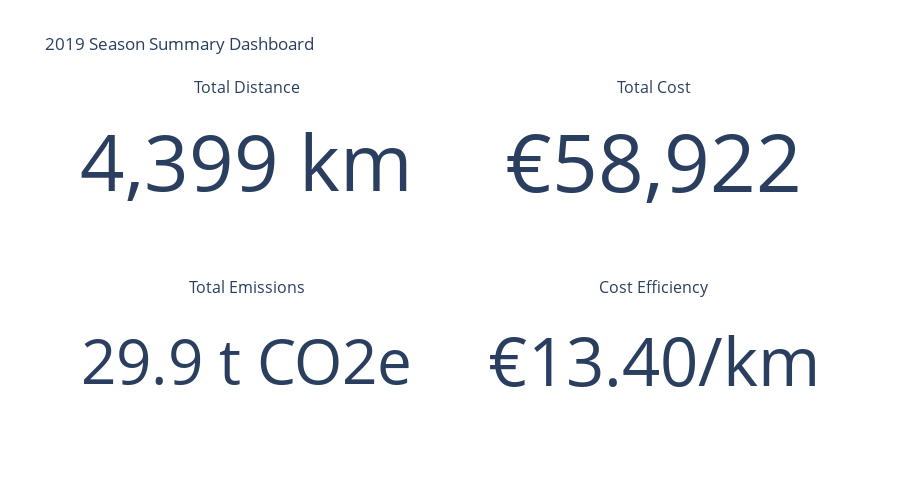

Write notebook code for a chart like this one.
### Markdown cell above
## 7. Season Summary Dashboard

### Code cell
# Calculate summary metrics
total_distance = sum(leg.distance_km for leg in legs)
total_emissions = sum(emissions_data)

# Create subplot dashboard
from plotly.subplots import make_subplots

fig = make_subplots(
    rows=2, cols=2,
    subplot_titles=('Total Distance', 'Total Cost', 'Total Emissions', 'Cost Efficiency'),
    specs=[[{'type': 'indicator'}, {'type': 'indicator'}],
           [{'type': 'indicator'}, {'type': 'indicator'}]]
)

# Distance indicator
fig.add_trace(go.Indicator(
    mode="number",
    value=total_distance,
    number={'suffix': " km", 'valueformat': ",.0f"},
    domain={'x': [0, 1], 'y': [0, 1]}
), row=1, col=1)

# Cost indicator
fig.add_trace(go.Indicator(
    mode="number",
    value=grand_total,
    number={'prefix': "€", 'valueformat': ",.0f"},
    domain={'x': [0, 1], 'y': [0, 1]}
), row=1, col=2)

# Emissions indicator
fig.add_trace(go.Indicator(
    mode="number",
    value=total_emissions,
    number={'suffix': " t CO2e", 'valueformat': ".1f"},
    domain={'x': [0, 1], 'y': [0, 1]}
), row=2, col=1)

# Cost per km indicator
cost_per_km = grand_total / total_distance
fig.add_trace(go.Indicator(
    mode="number",
    value=cost_per_km,
    number={'prefix': "€", 'suffix': "/km", 'valueformat': ".2f"},
    domain={'x': [0, 1], 'y': [0, 1]}
), row=2, col=2)

fig.update_layout(
    title_text="2019 Season Summary Dashboard",
    height=500
)

fig.show()

### Figure 1 — Plotly figure (JSON) as saved in the notebook; plotly's stock layout.template omitted (floating-point values rounded to 4 significant figures)
{"data": [{"domain": {"x": [0.0, 0.45], "y": [0.625, 1.0]}, "mode": "number", "number": {"suffix": " km", "valueformat": ",.0f"}, "type": "indicator", "value": 4399.0}, {"domain": {"x": [0.55, 1.0], "y": [0.625, 1.0]}, "mode": "number", "number": {"prefix": "€", "valueformat": ",.0f"}, "type": "indicator", "value": 58920.0}, {"domain": {"x": [0.0, 0.45], "y": [0.0, 0.375]}, "mode": "number", "number": {"suffix": " t CO2e", "valueformat": ".1f"}, "type": "indicator", "value": 29.91}, {"domain": {"x": [0.55, 1.0], "y": [0.0, 0.375]}, "mode": "number", "number": {"prefix": "€", "suffix": "/km", "valueformat": ".2f"}, "type": "indicator", "value": 13.4}], "layout": {"annotations": [{"font": {"size": 16}, "showarrow": false, "text": "Total Distance", "x": 0.225, "xanchor": "center", "xref": "paper", "y": 1.0, "yanchor": "bottom", "yref": "paper"}, {"font": {"size": 16}, "showarrow": false, "text": "Total Cost", "x": 0.775, "xanchor": "center", "xref": "paper", "y": 1.0, "yanchor": "bottom", "yref": "paper"}, {"font": {"size": 16}, "showarrow": false, "text": "Total Emissions", "x": 0.225, "xanchor": "center", "xref": "paper", "y": 0.375, "yanchor": "bottom", "yref": "paper"}, {"font": {"size": 16}, "showarrow": false, "text": "Cost Efficiency", "x": 0.775, "xanchor": "center", "xref": "paper", "y": 0.375, "yanchor": "bottom", "yref": "paper"}], "height": 500, "title": {"text": "2019 Season Summary Dashboard"}}}
